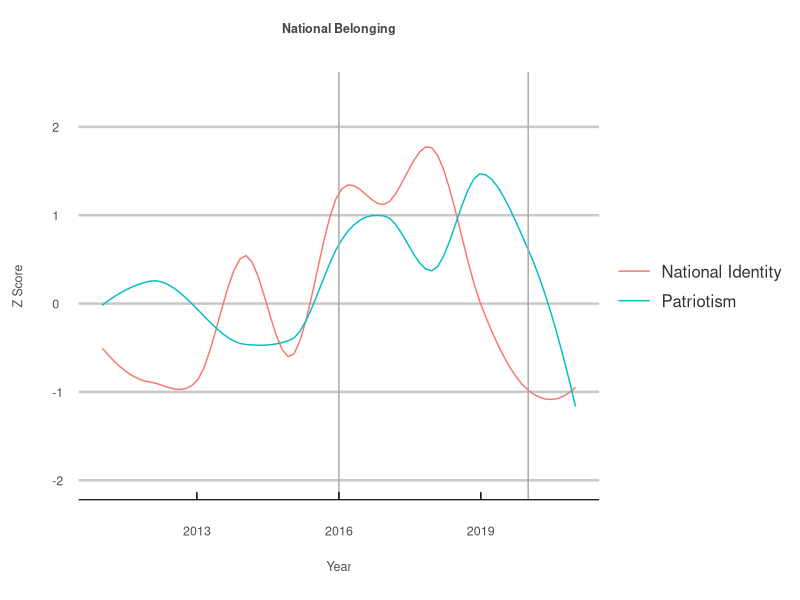
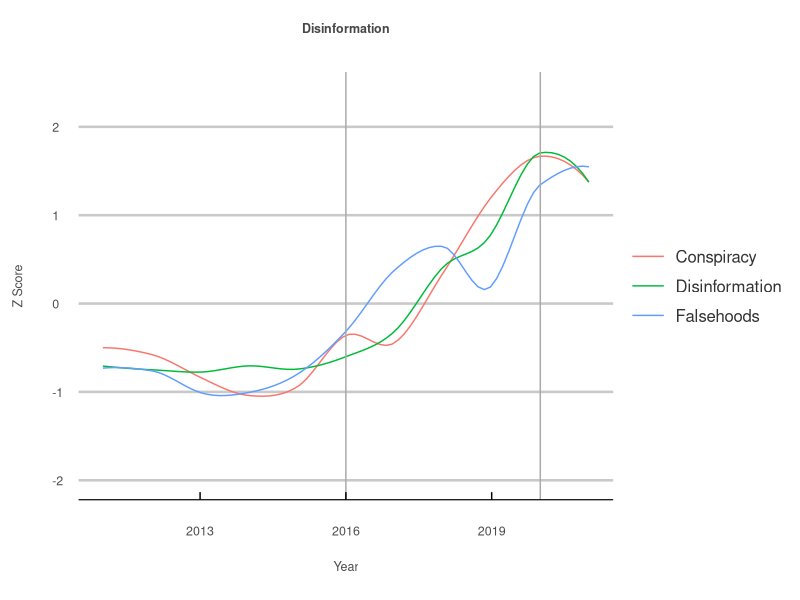
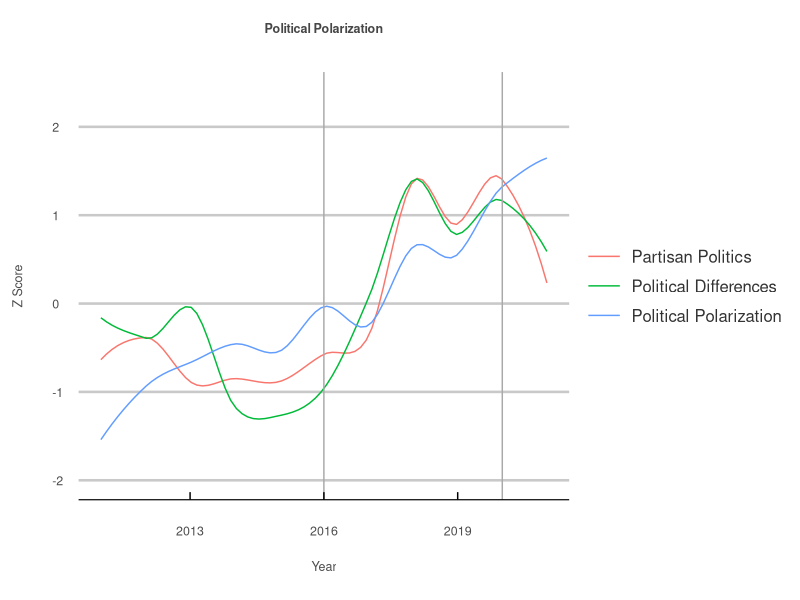
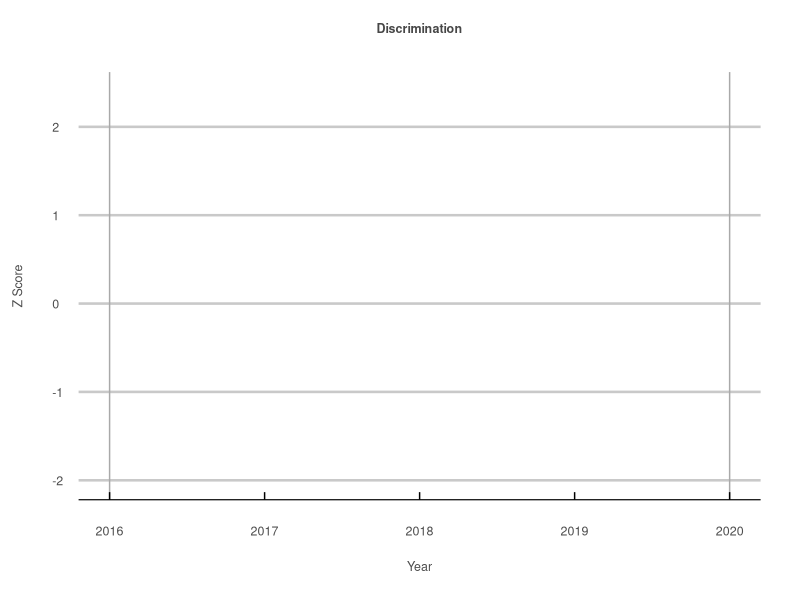
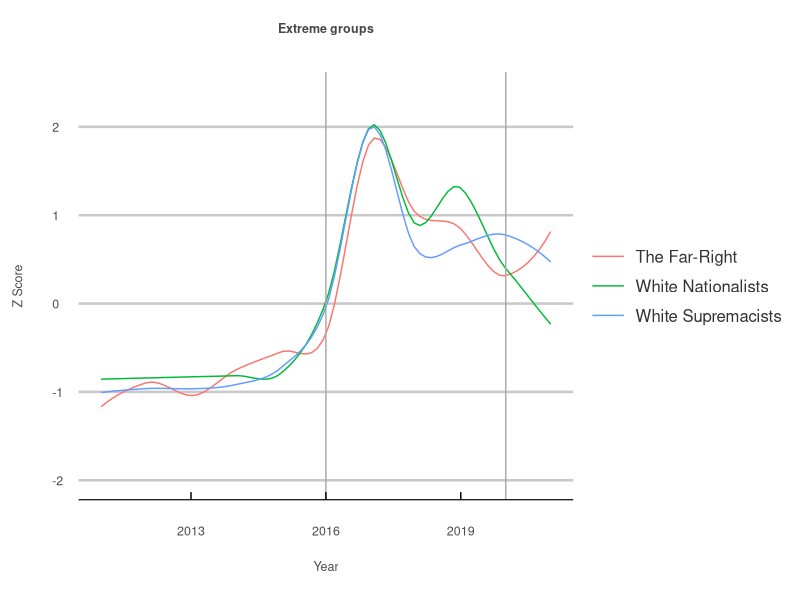

These figures' R source, in order:
## ---- chunk 1
knitr::opts_chunk$set(echo = TRUE)
library(dplyr)
library(tidyverse)
library(ggplot2)
library(stringr)
library(ggthemes)
library(here)

# gets the z score for a specific term. 
get_z_score <- function(data) {
  mean <- mean(
    data
    )
  sigma <- sd(
    data
  )
  z_scores <- list()
  for(i in 1:length(data)) {
    z_scores[i] <- (data[i] - mean) / sigma
  }
  return(unlist(
    z_scores
    ))
}

# gets the z score for a list of terms. 
get_z_scores <- function(data) {
  groups <- data %>%
    group_split(
      term
      )
  z_scores <- list()
  for(i in 1:length(groups)) {
    z_scores[i] <- list(
      get_z_score(groups[[i]]$hits)
      )
  }
  return(unlist(
    z_scores
    ))
}

national_belonging <- c("patriotism",
                        "america first",
                        "national identity")

disinformation <- c("conspiracy",
                    "disinformation",
                    "falsehoods")

partisanship <- c("partisan politics",
                  "political polarization",
                  "political differences")

discrimination <- c("misogynist", 
                    "xenophobic", 
                    "bigot")

extreme_groups <- c("the far-right",
                    "white nationalists",
                    "white supremacists")

# read in data. 
data <- read_csv("data.csv")

# sort data alphabetically by term. 
index <- order(
  data$term
  )
sorted_data_frame <- data[index,]

# change term to upper case. 
sorted_data_frame$term <- str_to_title(sorted_data_frame$term)

# my personal plot theme for data visualizations. 
my_theme <- theme_economist_white(
  gray_bg = FALSE
) +
  theme(plot.title = element_text(
    hjust = 0.5, 
    vjust = 13, 
    size = 9, 
    color = "#474747"
  ),
  plot.margin = unit(
    c(1.5, 1, 1.5, 1), "cm"
  ),
  axis.text = element_text(
    size = 9, 
    color = "gray30"
  ),
  axis.text.x=element_text(
    vjust = -2.5
  ),
  axis.title.x = element_text(
    size = 9, 
    color = "gray30", 
    vjust = -10
  ),
  axis.title.y = element_text(
    size = 9, 
    color = "gray30", 
    vjust = 10
  ),
  legend.direction = "vertical", 
  legend.position = "right",
  legend.title = element_blank(),
  legend.text = element_text(
    size = 12, 
    color = "gray20"
  ),
  legend.margin=margin(
    1, -15, 1, 0
  ),
  legend.spacing.x = unit(
    0.25, "cm"
  ),
  legend.key.size = unit(
    1, "cm"
  ), 
  legend.key.height = unit(
    0.75, "cm"
  ),
  strip.text = element_text(
    hjust = 0.5, 
    vjust = 1, 
    size = 10, 
    color = "#474747"
  ),
  panel.spacing = unit(
    2, "lines")
  )

## ---- chunk 2

# national belonging. 
sorted_data_frame %>% 
  mutate(
    z_score = get_z_scores(sorted_data_frame)
  ) %>%
  filter(
    term %in% str_to_title(national_belonging)
  ) %>%
  ggplot(
    aes(x=year, y=z_score, col=term)
  ) +
  geom_smooth(
    se=F, span = 0.5, size = 0.5
  ) +
  geom_vline(
    xintercept = 2016, col="darkgrey"
  ) +
  geom_vline(
    xintercept = 2020, col="darkgrey"
  ) +
  ggtitle(
    "National Belonging"
  ) +
  ylab(
    "Z Score"
  ) +
  xlab(
    "Year"
  ) + 
  ylim(
    -2, 2.4
  ) +
  my_theme

## ---- chunk 3

# disinformation. 
sorted_data_frame %>% 
  mutate(
    z_score = get_z_scores(sorted_data_frame)
  ) %>%
  filter(
    term %in% str_to_title(disinformation)
  ) %>%
  ggplot(
    aes(x=year, y=z_score, col=term)
  ) +
  geom_smooth(
    se=F, span = 0.5, size = 0.5
  ) +
  geom_vline(
    xintercept = 2016, col="darkgrey"
  ) +
  geom_vline(
    xintercept = 2020, col="darkgrey"
  ) +
  ggtitle(
    "Disinformation"
  ) +
  ylab(
    "Z Score"
  ) +
  xlab(
    "Year"
    ) + 
  ylim(
    -2, 2.4
  ) +
  my_theme

# partisanship.   
sorted_data_frame %>% 
  mutate(
    z_score = get_z_scores(sorted_data_frame)
  ) %>%
  filter(
    term %in% str_to_title(partisanship)
  ) %>%
  ggplot(
    aes(x=year, y=z_score, col=term)
  ) +
  geom_smooth(
    se=F, span = 0.5, size = 0.5
  ) +
  geom_vline(
    xintercept = 2016, col="darkgrey"
  ) +
  geom_vline(
    xintercept = 2020, col="darkgrey"
  ) +
  ggtitle(
    "Political Polarization"
  ) +
  ylab(
    "Z Score"
  ) +
  xlab(
    "Year"
  ) + 
  ylim(
    -2, 2.4
  ) +
  my_theme

## ---- chunk 4

# discrimination.   
sorted_data_frame %>% 
  mutate(
    z_score = get_z_scores(sorted_data_frame)
  ) %>%
  filter(
    term %in% str_to_title(discrimination)
  ) %>%
  ggplot(
    aes(x=year, y=z_score, col=term)
  ) +
  geom_smooth(
    se=F, span = 0.5, size = 0.5
  ) +
  geom_vline(
    xintercept = 2016, col="darkgrey"
  ) +
  geom_vline(
    xintercept = 2020, col="darkgrey"
  ) +
  ggtitle(
    "Discrimination"
  ) +
  ylab(
    "Z Score"
  ) +
  xlab(
    "Year"
  ) + 
  ylim(
    -2, 2.4
  ) +
  my_theme

# extreme groups.     
sorted_data_frame %>% 
  mutate(
    z_score = get_z_scores(sorted_data_frame)
  ) %>%
  filter(
    term %in% str_to_title(extreme_groups)
  ) %>%
  ggplot(
    aes(x=year, y=z_score, col=term)
  ) +
  geom_smooth(
    se=F, span = 0.5, size = 0.5
  ) +
  geom_vline(
    xintercept = 2016, col="darkgrey"
  ) +
  geom_vline(
    xintercept = 2020, col="darkgrey"
  ) +
  ggtitle(
    "Extreme groups"
  ) +
  ylab(
    "Z Score"
  ) +
  xlab(
    "Year"
  ) + 
  ylim(
    -2, 2.4
  ) +
  my_theme

